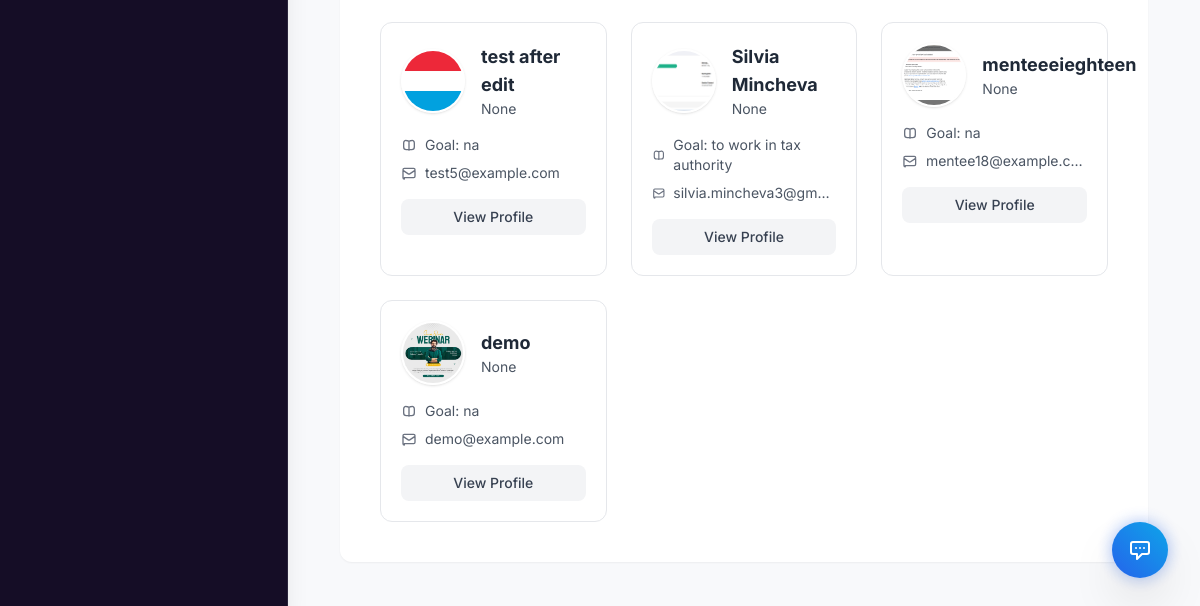
The page /supervisor_find_mentee (signed in, lower part) on the database as committed earlier.
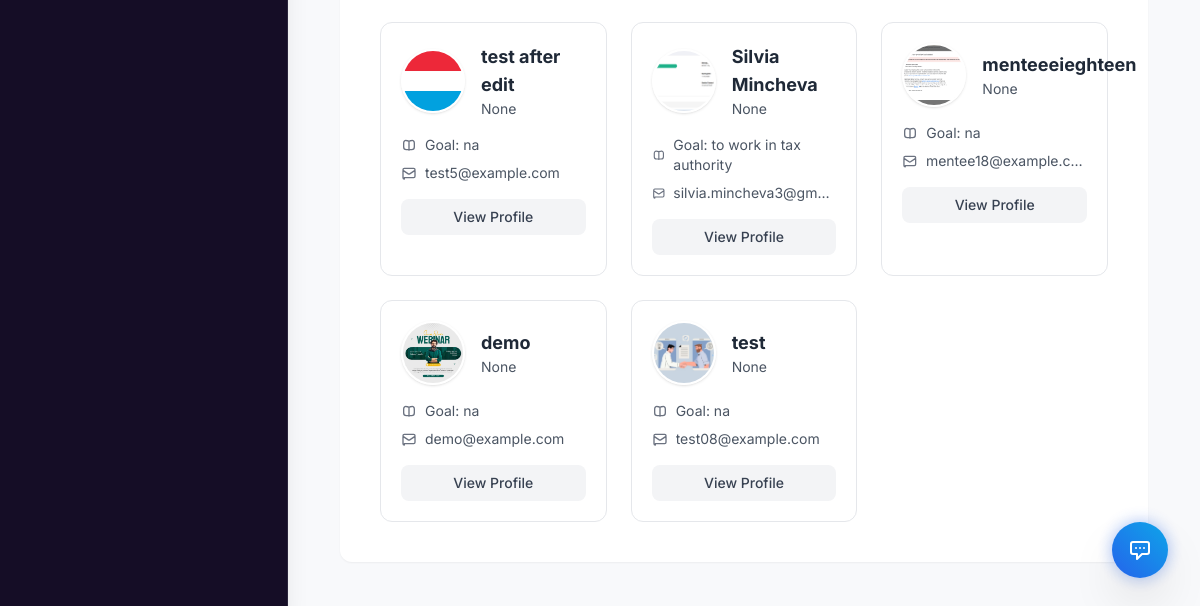
The same page on the database as committed later.
### app.py (models this page shows, shortened)
class MenteeProfile(db.Model):
    __tablename__ = "mentee_profile"
    id = db.Column(db.Integer, primary_key=True)
    user_id = db.Column(db.Integer, db.ForeignKey("signup_details.id"), nullable=False)
    who_am_i = db.Column(db.String(50))  # student, professional, entrepreneur, freelancer, career_break
    education_level = db.Column(db.String(50))
    institution_name = db.Column(db.String(150))
    board_university = db.Column(db.String(100))
    course_stream = db.Column(db.String(100))
    school_name = db.Column(db.String(150))
    school_board = db.Column(db.String(100))
    school_passing_year = db.Column(db.String(10))
    career_interest = db.Column(db.String(100))
    current_role = db.Column(db.String(100))
    industry = db.Column(db.String(100))
    years_experience = db.Column(db.String(10))
    current_organization = db.Column(db.String(150))
    key_skills = db.Column(db.Text)
    career_goal = db.Column(db.String(100))
    startup_stage = db.Column(db.String(50))
    startup_name = db.Column(db.String(150))
    startup_industry = db.Column(db.String(150))
    team_size = db.Column(db.String(10))
    main_challenge = db.Column(db.Text)
    mentorship_type = db.Column(db.String(100))
    freelance_skill = db.Column(db.String(150))
    freelance_experience = db.Column(db.String(50))
    freelance_platforms = db.Column(db.String(200))
    freelance_challenge = db.Column(db.String(100))
    last_role = db.Column(db.String(150))
    career_break_reason = db.Column(db.String(200))
    restart_field = db.Column(db.String(150))
    support_expected = db.Column(db.String(100))
    dob = db.Column(db.String(20))
    father_name = db.Column(db.String(150))
    address_line1 = db.Column(db.String(200))
    address_line2 = db.Column(db.String(200))
    city = db.Column(db.String(100))
    state = db.Column(db.String(100))
    postal_code = db.Column(db.String(20))
    country = db.Column(db.String(100))
    institution = db.Column(db.String(150))
    institution_other = db.Column(db.String(150))
    school_college_name = db.Column(db.String(150))
    mobile_number = db.Column(db.String(20))
    mobile_country_code = db.Column(db.String(10), default="+1")
    whatsapp_number = db.Column(db.String(20))
    whatsapp_country_code = db.Column(db.String(10), default="+1")
    govt_private = db.Column(db.String(50))
    stream = db.Column(db.String(100))
    class_year = db.Column(db.String(50))
    favourite_subject = db.Column(db.String(100))
    goal = db.Column(db.Text)
    parent_name = db.Column(db.String(150))
    parent_mobile = db.Column(db.String(20))
    parent_mobile_country_code = db.Column(db.String(10), default="+1")
    parent_email = db.Column(db.String(150))  # Parent's email for consent
    parent_consent_status = db.Column(db.String(20), default="pending")  # pending, approved, rejected
    parent_consent_token = db.Column(db.String(200))  # Unique token for approval link
    parent_consent_date = db.Column(db.DateTime)  # Date when parent approved/rejected
    comments = db.Column(db.Text)
    mentorship_expectations = db.Column(db.Text)
    linkedin_link = db.Column(db.String(200))  # LinkedIn profile URL
    terms_agreement = db.Column(db.String(10))  # Yes / No
    profile_picture = db.Column(db.String(100))  # store image filename
    status = db.Column(db.String(20), default="pending")
    user = db.relationship("User", backref=db.backref("mentee_profile_ref", uselist=False, overlaps="user_ref"), uselist=False, overlaps="mentee_profile,user_ref")

class User(db.Model):
    __tablename__ = "signup_details"
    id = db.Column(db.Integer, primary_key=True)
    name = db.Column(db.String(100), nullable=False)
    email = db.Column(db.String(100), unique=True, nullable=False)
    password = db.Column(db.String(200), nullable=True)   # nullable for OAuth users
    user_type = db.Column(db.String(10), nullable=True)  # nullable until user selects type
    institution = db.Column(db.String(150), nullable=True)
    institution_id = db.Column(db.Integer, db.ForeignKey("institutions.id"), nullable=True)
    google_id = db.Column(db.String(200), unique=True, nullable=True)
    oauth_provider = db.Column(db.String(50), nullable=True)  # 'google', 'facebook', etc.
    profile_picture_url = db.Column(db.String(500), nullable=True)  # OAuth profile picture
    oauth_created_at = db.Column(db.DateTime, nullable=True)
    mentor_profile = db.relationship("MentorProfile", backref="user", uselist=False)
    mentee_profile = db.relationship("MenteeProfile", backref="user_ref", uselist=False, foreign_keys="MenteeProfile.user_id", overlaps="mentee_profile_ref,user")
    institution_ref = db.relationship("Institution", backref="users", foreign_keys="User.institution_id")

### app.py (the view, shortened to what this page needs)
@app.route("/supervisor_find_mentee")
def supervisor_find_mentee():
    if "email" not in session or session.get("user_type") != "0":
        return redirect(url_for("signin"))
    mentee_query = MenteeProfile.query.join(User, MenteeProfile.user_id == User.id)
    search_query = request.args.get("search", "").lower()
    stream_filter = request.args.get("stream", "")
    school_filter = request.args.get("school", "")
    goal_filter = request.args.get("goal", "")
    if stream_filter:
        mentee_query = mentee_query.filter(MenteeProfile.stream == stream_filter)
    if school_filter:
        mentee_query = mentee_query.filter(MenteeProfile.school_college_name == school_filter)
    if goal_filter:
        mentee_query = mentee_query.filter(MenteeProfile.goal == goal_filter)
    all_mentees = mentee_query.all()
    mentee_streams = sorted({row[0] for row in MenteeProfile.query.with_entities(MenteeProfile.stream).distinct() if row[0]})
    mentee_schools = sorted({row[0] for row in MenteeProfile.query.with_entities(MenteeProfile.school_college_name).distinct() if row[0]})
    mentee_goals = sorted({row[0] for row in MenteeProfile.query.with_entities(MenteeProfile.goal).distinct() if row[0]})
    return render_template(
        "supervisor/supervisor_find_mentee.html",
        mentees=all_mentees,
        mentee_streams=mentee_streams,
        mentee_schools=mentee_schools,
        mentee_goals=mentee_goals,
        active_section="mentees",
        show_sidebar=True
    )

### app.py (called while the page is built)
@app.context_processor
def inject_profile_complete():
    profile_complete = True  # Default to True (no popup)
    if "email" in session and session.get("user_type") in ["1", "2"]:
        user = User.query.filter_by(email=session["email"]).first()
        if user:
            profile_complete = check_profile_complete(user.id, session.get("user_type"))
    return dict(profile_complete=profile_complete)

### templates/supervisor/supervisor_find_mentee.html (shortened to what this page needs)
{% extends "base2.html" %}
{% block content %}
<main class="max-w-7xl mx-auto px-2 sm:px-3 lg:px-3 py-2">
  <section id="mentees" class="hidden p-6 bg-white rounded-xl shadow-sm">
    {% if mentees and mentees|length > 0 %}
    <div class="grid p-4 grid-cols-1 md:grid-cols-2 lg:grid-cols-3 gap-6" id="menteesGrid">
      {% for mentee in mentees %}
      <div class="mentee-card bg-white rounded-xl border border-gray-200 p-5 transition-all hover:shadow-md hover:border-blue-200">
        <div class="flex items-center gap-4 mb-4">
          {% if mentee.profile_picture %}
          <img src="{{ url_for('static', filename='uploads/' ~ mentee.profile_picture) }}" alt="{{ mentee.user.name }}"
            class="w-16 h-16 rounded-full object-cover border-2 border-white shadow">
          {% else %}
          <div
            class="w-16 h-16 rounded-full bg-gradient-to-br from-blue-100 to-blue-200 flex items-center justify-center text-blue-600 border-2 border-white shadow">
            <span class="text-xl font-semibold">{{ mentee.user.name[0] if mentee.user.name else '?' }}</span>
          </div>
          {% endif %}
          <div>
            <h3 class="text-lg font-bold text-gray-800 mentee-name">{{ mentee.user.name }}</h3>
            <p class="text-sm text-gray-600 mentee-school">{{ mentee.school_college_name }}</p>
          </div>
        </div>
        <div class="space-y-2 mb-4">
          <div class="flex items-center text-sm text-gray-600 mentee-goal">
            <span>Goal: {{ mentee.goal if mentee.goal else 'Not specified' }}</span>
          </div>
          <div class="flex items-center text-sm text-gray-600 mentee-email">
            <svg class="w-4 h-4 mr-2 text-gray-500" fill="none" stroke="currentColor" viewBox="0 0 24 24">
              <path stroke-linecap="round" stroke-linejoin="round" stroke-width="2"
                d="M3 8l7.89 5.26a2 2 0 002.22 0L21 8M5 19h14a2 2 0 002-2V7a2 2 0 00-2-2H5a2 2 0 00-2 2v12a2 2 0 002 2z" />
            </svg>
            <span class="truncate">{{ mentee.user.email }}</span>
          </div>
        </div>
        <div class="flex space-x-2">
          <button
            class="view-profile-btn w-full px-4 py-2 bg-gray-100 text-gray-700 text-sm font-medium rounded-lg hover:bg-gray-200 transition"
            data-mentee='{{ {
                "id": mentee.id or "",
                "userId": mentee.user_id or "",
                "name": mentee.user.name or "",
                "email": mentee.user.email or "",
                "stream": mentee.stream or "",
                "school": mentee.school_college_name or "",
                "goal": mentee.goal or "",
                "dob": mentee.dob or "",
                "mobileNumber": mentee.mobile_number or "",
                "mobileCountryCode": mentee.mobile_country_code or "",
                "whatsappNumber": mentee.whatsapp_number or "",
                "whatsappCountryCode": mentee.whatsapp_country_code or "",
                "parentName": mentee.parent_name or "",
                "parentMobile": mentee.parent_mobile or "",
                "parentMobileCountryCode": mentee.parent_mobile_country_code or "",
                "comments": mentee.comments or "",
                "profilePic": mentee.profile_picture or "",
                "classYear": mentee.class_year or "",
                "favouriteSubject": mentee.favourite_subject or "",
                "whoAmI": mentee.who_am_i or "",
                "fatherName": mentee.father_name or "",
                "addressLine1": mentee.address_line1 or "",
                "addressLine2": mentee.address_line2 or "",
                "city": mentee.city or "",
                "state": mentee.state or "",
                "postalCode": mentee.postal_code or "",
                "country": mentee.country or "",
                "govtPrivate": mentee.govt_private or "",
                "educationLevel": mentee.education_level or "",
                "institutionName": mentee.institution_name or "",
                "boardUniversity": mentee.board_university or "",
                "courseStream": mentee.course_stream or "",
                "schoolName": mentee.school_name or "",
                "schoolBoard": mentee.school_board or "",
                "schoolPassingYear": mentee.school_passing_year or "",
                "careerInterest": mentee.career_interest or "",
                "currentRole": mentee.current_role or "",
                "industry": mentee.industry or "",
                "yearsExperience": mentee.years_experience or "",
                "currentOrganization": mentee.current_organization or "",
                "keySkills": mentee.key_skills or "",
                "careerGoal": mentee.career_goal or "",
                "startupStage": mentee.startup_stage or "",
                "startupName": mentee.startup_name or "",
                "startupIndustry": mentee.startup_industry or "",
                "teamSize": mentee.team_size or "",
                "mainChallenge": mentee.main_challenge or "",
                "mentorshipType": mentee.mentorship_type or "",
                "freelanceSkill": mentee.freelance_skill or "",
                "freelanceExperience": mentee.freelance_experience or "",
                "freelancePlatforms": mentee.freelance_platforms or "",
                "freelanceChallenge": mentee.freelance_challenge or "",
                "lastRole": mentee.last_role or "",
                "careerBreakReason": mentee.career_break_reason or "",
                "restartField": mentee.restart_field or "",
                "supportExpected": mentee.support_expected or "",
                "mentorshipExpectations": mentee.mentorship_expectations or "",
                "termsAgreement": mentee.terms_agreement or "",
                "status": mentee.status or ""
            }|tojson }}'>
            View Profile
          </button>
        </div>
      </div>
      {% endfor %}
    </div>
    {% endif %}
  </section>
</main>
{% endblock %}

### templates/base2.html (shortened to what this page needs)
<!DOCTYPE html>
<html lang="en">
<head>
    <script src="https://cdn.tailwindcss.com"></script>
    <link rel="stylesheet" href="{{ url_for('static', filename='design-system.css') }}">
    <link href='https://cdn.jsdelivr.net/npm/fullcalendar@5.11.3/main.min.css' rel='stylesheet' />
</head>
<body class="flex flex-col h-screen overflow-hidden text-slate-800">
    <div class="flex flex-1 overflow-hidden relative">
        {% if show_sidebar %}
        <aside id="sidebar" class="sidebar w-72 flex-shrink-0 flex flex-col transition-all duration-300 ease-in-out z-20
                          fixed inset-y-0 left-0 transform -translate-x-full md:relative md:translate-x-0
                          overflow-y-auto custom-scrollbar border-r border-slate-200/10 shadow-xl">
        </aside>
        {% endif %}
        <main class="flex-1 p-6 md:p-10 overflow-y-auto pb-32">
            {% block content %}{% endblock %}
        </main>
    </div>
    <div id="supportBtn" onclick="redirectToSupport()"
        class="fixed bottom-8 right-8 z-50 animate-float cursor-pointer group">
        <div
            class="absolute inset-0 bg-blue-600 rounded-full blur opacity-40 group-hover:opacity-60 transition-opacity duration-300">
        </div>
        <div
            class="relative bg-gradient-to-tr from-blue-600 to-sky-500 text-white p-4 rounded-full shadow-2xl transition-all duration-300 group-hover:scale-110 flex items-center justify-center">
            <svg class="w-6 h-6" fill="none" stroke="currentColor" viewBox="0 0 24 24">
                <path stroke-linecap="round" stroke-linejoin="round" stroke-width="2"
                    d="M8 10h.01M12 10h.01M16 10h.01M9 16H5a2 2 0 01-2-2V6a2 2 0 012-2h14a2 2 0 012 2v8a2 2 0 01-2 2h-5l-5 5v-5z">
                </path>
            </svg>
        </div>
    </div>
</body>
</html>

### static/design-system.css (style rules this page uses)
:root { --primary: 221 83% 53%; --primary-foreground: 0 0% 100%; --accent: 213 94% 68%; --background: 220 30% 98%; --foreground: 222 47% 11%; --card: 0 0% 100%; --card-foreground: 222 47% 11%; --muted: 220 20% 94%; --muted-foreground: 220 10% 46%; --border: 220 20% 90%; --border-hover: 221 83% 53%; --success: 150 80% 40%; --warning: 40 95% 50%; --destructive: 0 85% 60%; --info: 210 90% 55%; --sidebar-background: 260 50% 10%; --sidebar-foreground: 220 20% 95%; --sidebar-accent: 215 25% 27%; --sidebar-border: 215 25% 20%; --sidebar-primary: 221 83% 70%; --sidebar-primary-foreground: 0 0% 100%; --shadow-sm: 0 1px 2px 0 rgb(0 0 0 / 0.05); --shadow-md: 0 4px 6px -1px rgb(0 0 0 / 0.08); --shadow-lg: 0 10px 15px -3px rgb(0 0 0 / 0.08), 0 4px 6px -4px rgb(0 0 0 / 0.04); --shadow-xl: 0 20px 25px -5px rgb(0 0 0 / 0.08), 0 8px 10px -6px rgb(0 0 0 / 0.04); --shadow-2xl: 0 25px 50px -12px rgb(0 0 0 / 0.25); --shadow-glow: 0 0 20px -5px hsl(var(--primary) / 0.5); }
.animate-float { animation: float 4s ease-in-out infinite; }
.sidebar { background-color: hsl(var(--sidebar-background)); color: hsl(var(--sidebar-foreground)); border-right: 1px solid hsl(var(--sidebar-border)); }

### templates/base2.html (style rules this page uses)
body { font-family: 'Inter', sans-serif; background-color: hsl(220, 30%, 98%); }

Rows that differ between the two databases and show on the page:
added MenteeProfile: profile_picture.name (picture), user.name "test", school_college_name "None", goal "na", user.email "test08@example.com"
